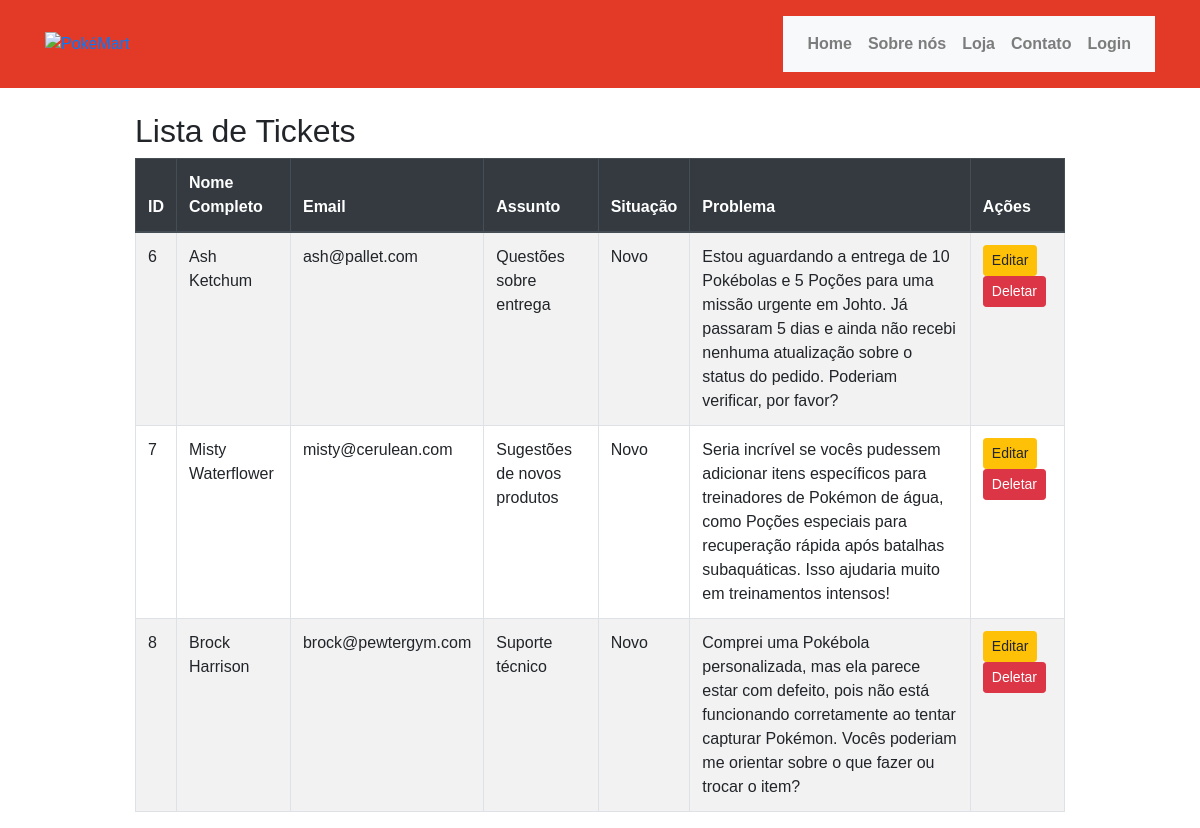
Page /contatos.php on the committed database.
### tables this page shows
CREATE TABLE IF NOT EXISTS `contato` (
  `id` int(11) NOT NULL AUTO_INCREMENT,
  `nome_completo` varchar(50) NOT NULL,
  `email` varchar(50) NOT NULL,
  `assunto` varchar(50) NOT NULL DEFAULT '',
  `situacao` varchar(50) NOT NULL DEFAULT 'Novo',
  `problema` text NOT NULL,
  PRIMARY KEY (`id`)
);

### contatos.php (the view, shortened to what this page needs)
<?php
include "admin/db.connect.php";
include "header.php";
$sql = "SELECT * FROM contato";
$result = $conn->query($sql);
?>
<div class="container" style="width: 80vw;">
    <h2 class="mt-4">Lista de Tickets</h2>
    <?php if ($result->num_rows > 0): ?>
        <table class="table table-striped table-bordered table-hover">
            <thead class="thead-dark">
                <tr>
                    <th>ID</th>
                    <th>Nome Completo</th>
                    <th>Email</th>
                    <th>Assunto</th>
                    <th>Situação</th>
                    <th>Problema</th>
                    <th>Ações</th>
                </tr>
            </thead>
            <tbody>
                <?php while ($row = $result->fetch_assoc()): ?>
                    <tr>
                        <td><?= $row['id']; ?></td>
                        <td><?= $row['nome_completo']; ?></td>
                        <td><?= $row['email']; ?></td>
                        <td><?= $row['assunto']; ?></td>
                        <td><?= $row['situacao']; ?></td>
                        <td style="white-space: normal; word-wrap: break-word; overflow-wrap: break-word;"><?= $row['problema']; ?></td>
                        <td>
                            <a href="contatos.php?action=edit&id=<?= $row['id']; ?>" class="btn btn-warning btn-sm">Editar</a>
                            <a href="contatos.php?action=delete&id=<?= $row['id']; ?>" class="btn btn-danger btn-sm">Deletar</a>
                        </td>
                    </tr>
                <?php endwhile; ?>
            </tbody>
        </table>
    <?php else: ?>
        <p>Nenhum contato encontrado.</p>
    <?php endif; ?>
</div>

### stylesheet.css (style rules this page uses)
* { font-family: Arial, Helvetica, sans-serif; }
html, body { height: 100%; margin: 0; display: flex; flex-direction: column; }
.container { flex-grow: 1; }

### rows in the picture
contato: id "6", nome_completo "Ash Ketchum", email "ash@pallet.com", assunto "Questões sobre entrega", situacao "Novo", problema "Estou aguardando a entrega de 10 Pokébolas e 5 Poções para uma missão urgente em Johto. Já passaram 5 dias e ainda não recebi nenhuma atualização sobre o status do pedido. Poderiam verificar, por favor?"
contato: id "7", nome_completo "Misty Waterflower", email "misty@cerulean.com", assunto "Sugestões de novos produtos", situacao "Novo", problema "Seria incrível se vocês pudessem adicionar itens específicos para treinadores de Pokémon de água, como Poções especiais para recuperação rápida após batalhas subaquáticas. Isso ajudaria muito em treinamentos intensos!"
contato: id "8", nome_completo "Brock Harrison", email "brock@pewtergym.com", assunto "Suporte técnico", situacao "Novo", problema "Comprei uma Pokébola personalizada, mas ela parece estar com defeito, pois não está funcionando corretamente ao tentar capturar Pokémon. Vocês poderiam me orientar sobre o que fazer ou trocar o item?"
